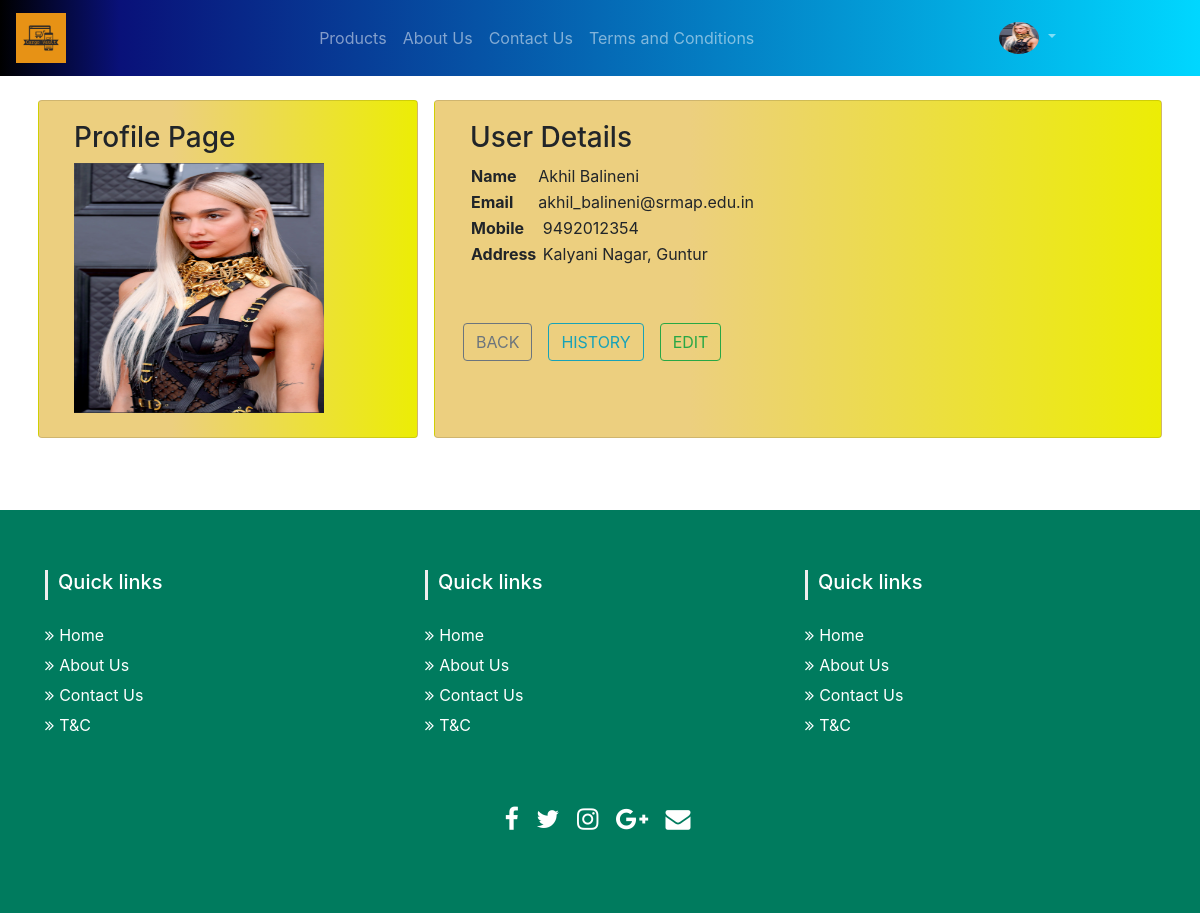
Page /profile/ (signed in) on the committed database.
### core/models.py (models this page shows)
class User(AbstractUser):
    mobilenumber = models.CharField(max_length=10, null=True)
    address=models.CharField(max_length=100,null=True)
    uimg = models.ImageField(upload_to='ProfilePic/',default='profilepic.png')
    t = [(1,'Guest'),(2,'Wholesaler'),(3,'Retailer')]
    role = models.IntegerField(choices=t,default=1)

### core/views.py (the view)
# urls.py: path('profile/',views.pfle,name="profile"),
@login_required
def pfle(request):
    x = User.objects.get(id=request.user.id)
    return render(request,'html/profile.html',{'d':x})

### core/templates/html/profile.html (shortened to what this page needs)
{% extends 'html/base.html' %}
{% block content %}
<div class="container" style="margin-top: 100px;">
    <div class="row mt-4">
        <div  class="card col-md-4 shadow-lg mx-2" style="background: linear-gradient(90deg, rgba(236,207,127,1) 35%, rgba(236,237,5,1) 100%);">
            <div class="card-body">
                <h3>Profile Page</h3>
                <img src="{{d.uimg.url}}" alt="pic" height="250" width="250">
            </div>
        </div>
        <div  class="card col-md shadow-lg mx-2" style="background: linear-gradient(90deg, rgba(236,207,127,1) 35%, rgba(236,237,5,1) 100%);">
            <div class="card-body">
                <h3>User Details</h3>
                <table table table-borderless>
                    <tr>
                        <th class="mx-2">Name</th>
                        <td>{{d.first_name}} {{d.last_name}}</td>
                    </tr>
                    <tr>
                        <th class="mx-2">Email </th>
                        <td>{{d.email}}</td>
                    </tr>
                    <tr>
                        <th class="mx-2">Mobile </th>
                        <td> &nbsp{{d.mobilenumber}}</td>
                    </tr>
                    <tr>
                        <th class="mx-2">Address </th>
                        <td> &nbsp{{d.address}}</td>
                    </tr>
                </table>
                <form method="POST">
                    <div class="row my-5">
                            <a href="{% url 'index' %}" class="btn btn-outline-secondary my-2 mx-2">BACK</a>
                        {% if user.role == 3 %}
                            <a href="{% url 'his' request.user.id %}" class="btn btn-outline-info my-2 mx-2">HISTORY</a>
                        {% endif %}
                            <a href="{% url 'profileUpdate' %}" class="btn btn-outline-success my-2 mx-2">EDIT</a>
                    </div>
                </form>
            </div>
        </div>
    </div>
</div>
<br>
<br>
<br>
{% endblock %}

### core/templates/html/navbar.html (shortened to what this page needs)
{% load static %}
<nav style="background:linear-gradient(90deg, rgba(0,0,0,1) 0%, rgba(9,17,121,1) 10%, rgba(0,215,255,1) 100%);" class="navbar fixed-top navbar-expand-md navbar-dark">
    <a class="navbar-brand" href="{% url 'index' %}">
      <img src="{% static 'img\Images\Cargo_Vault-logos.jpeg' %}" alt="Logo" height="50" width="50">
    </a>
    <div class="collapse navbar-collapse" id="collapsibleNavbar">
      <ul class="navbar-nav my-1 ml-auto">
        {% if not user.is_authenticated %}
          <li class="nav-item">
            <a class="nav-link" href="{% url 'ap' %}">Products</a>
          </li>
          <li class="nav-item">
            <a class="nav-link" href="{% url 'ab' %}">About Us</a>
          </li>
          <li class="nav-item">
            <a class="nav-link" href="{% url 'ct' %}">Contact Us</a>
          </li>
          <li class="nav-item">
            <a class="nav-link" href="{% url 'tc' %}">Terms and Conditions</a>
          </li>
        {% elif user.role == 3 %}
        <li class="nav-item">
          <a class="nav-link" href="{% url 'ap' %}">Products</a>
        </li>
        <li class="nav-item">
          <a class="nav-link" href="{% url 'ab' %}">About Us</a>
        </li>
        <li class="nav-item">
          <a class="nav-link" href="{% url 'ct' %}">Contact Us</a>
        </li>
        <li class="nav-item">
          <a class="nav-link" href="{% url 'tc' %}">Terms and Conditions</a>
        </li>
        {% elif user.is_superuser %}
        <li class="nav-item">
          <a class="nav-link" href="{% url 'gvpm' %}">Permissions</a>
        </li>
        {% endif %}
      </ul>
      <ul class="navbar-nav my-1 ml-auto" style="margin-right: 120px;">
        {% if not user.is_authenticated %}
        <li class="nav-item">
            <a class="nav-link" href="{% url 'login' %}">Login</a>
        </li>
        <li class="nav-item">
            <a class="nav-link" href="{% url 'register' %}">Registration</a>
        </li>
        {% else %}
        <div class="dropdown">
            <li  class="nav-link dropdown-toggle" data-toggle="dropdown">
                <img src="{{user.uimg.url}}" alt="logo" height="32" width="40" class="rounded-circle">
            </li>
          </div>
        {% endif %}
      </ul>
    </div>
  </nav>

### rows in the picture
User: uimg (picture), first_name "Akhil", last_name "Balineni", email "akhil_balineni@srmap.edu.in", mobilenumber "9492012354", address "Kalyani Nagar, Guntur"
